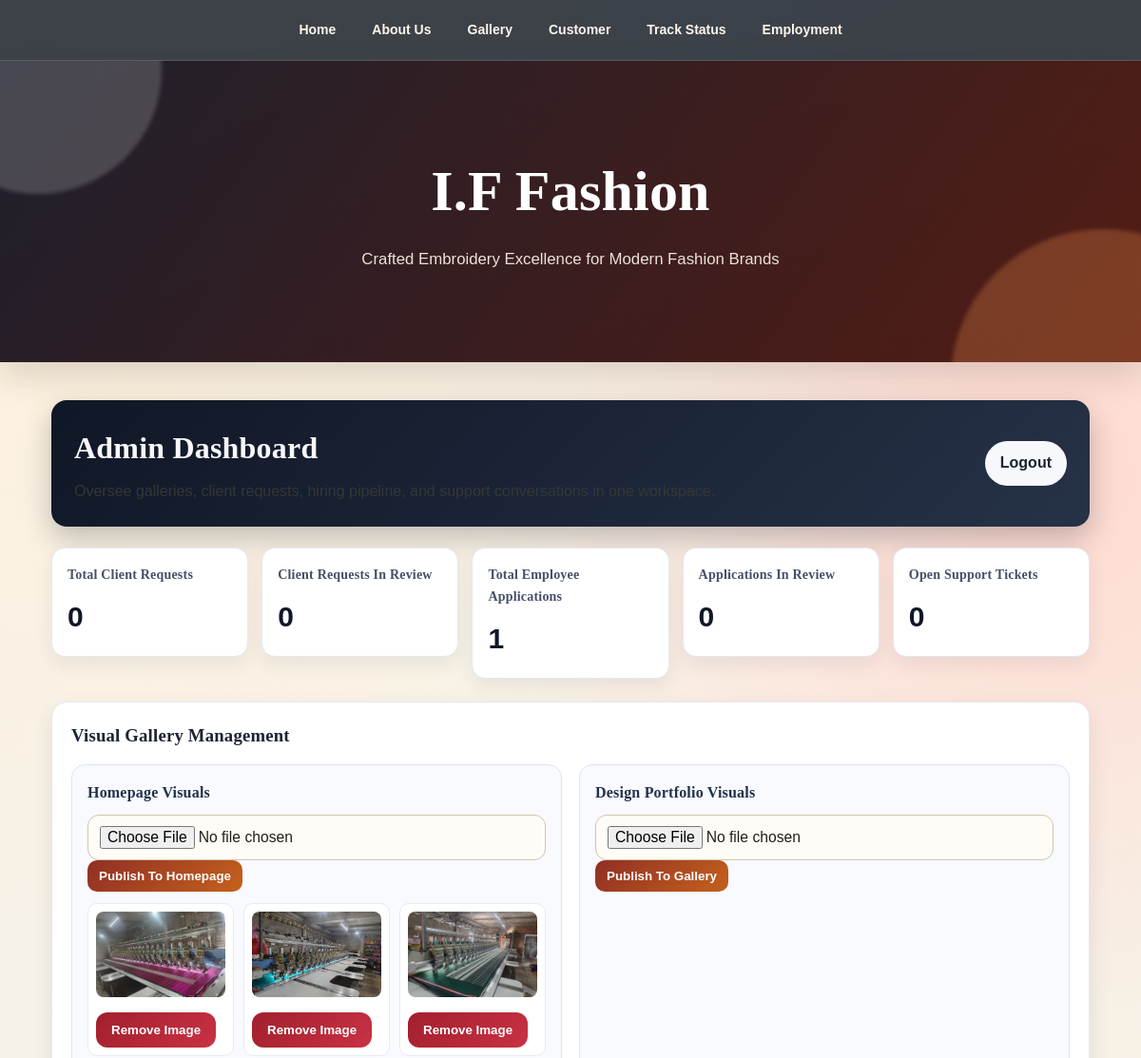
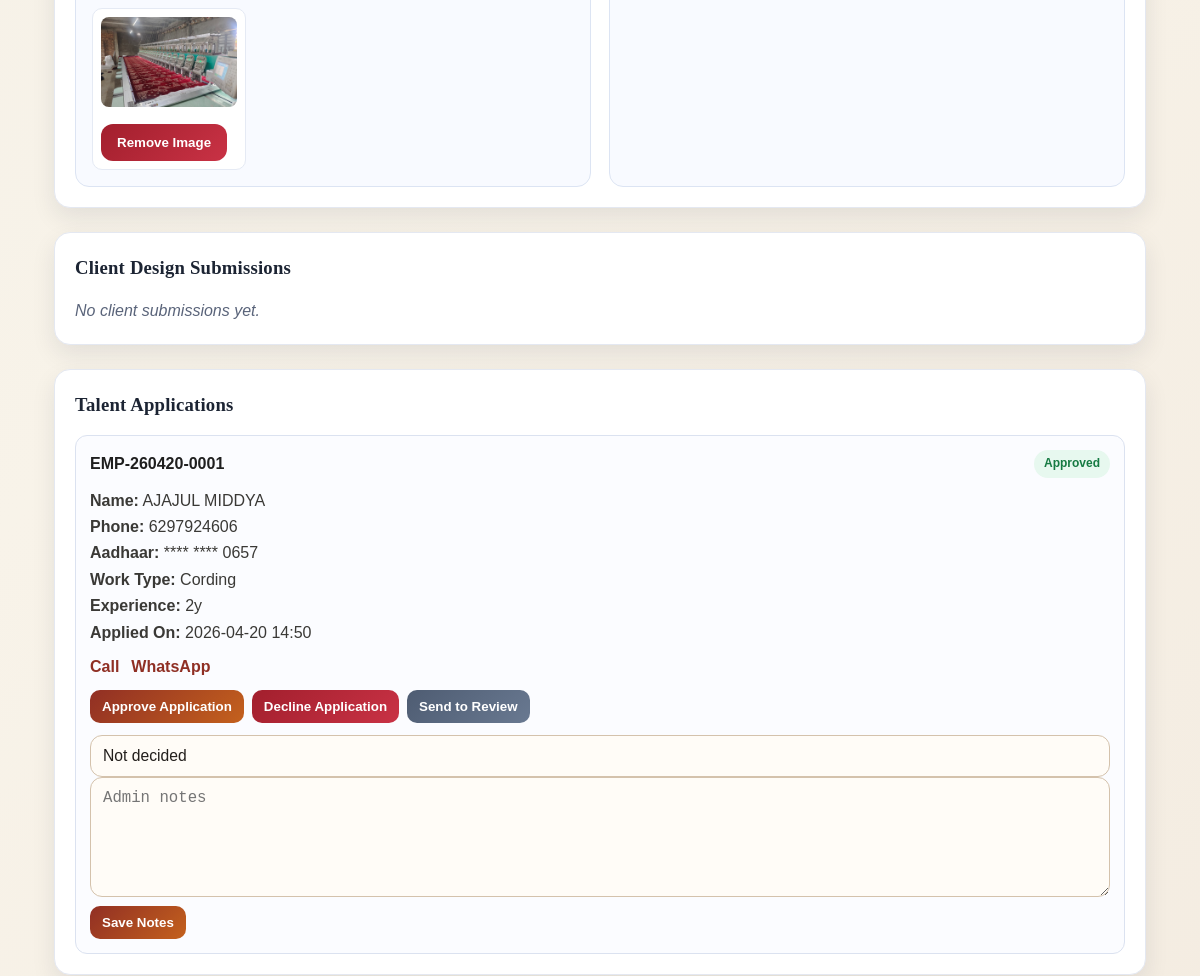
The app's page /admin/dashboard (signed in, upper part), older data (2 pictures, top to bottom).
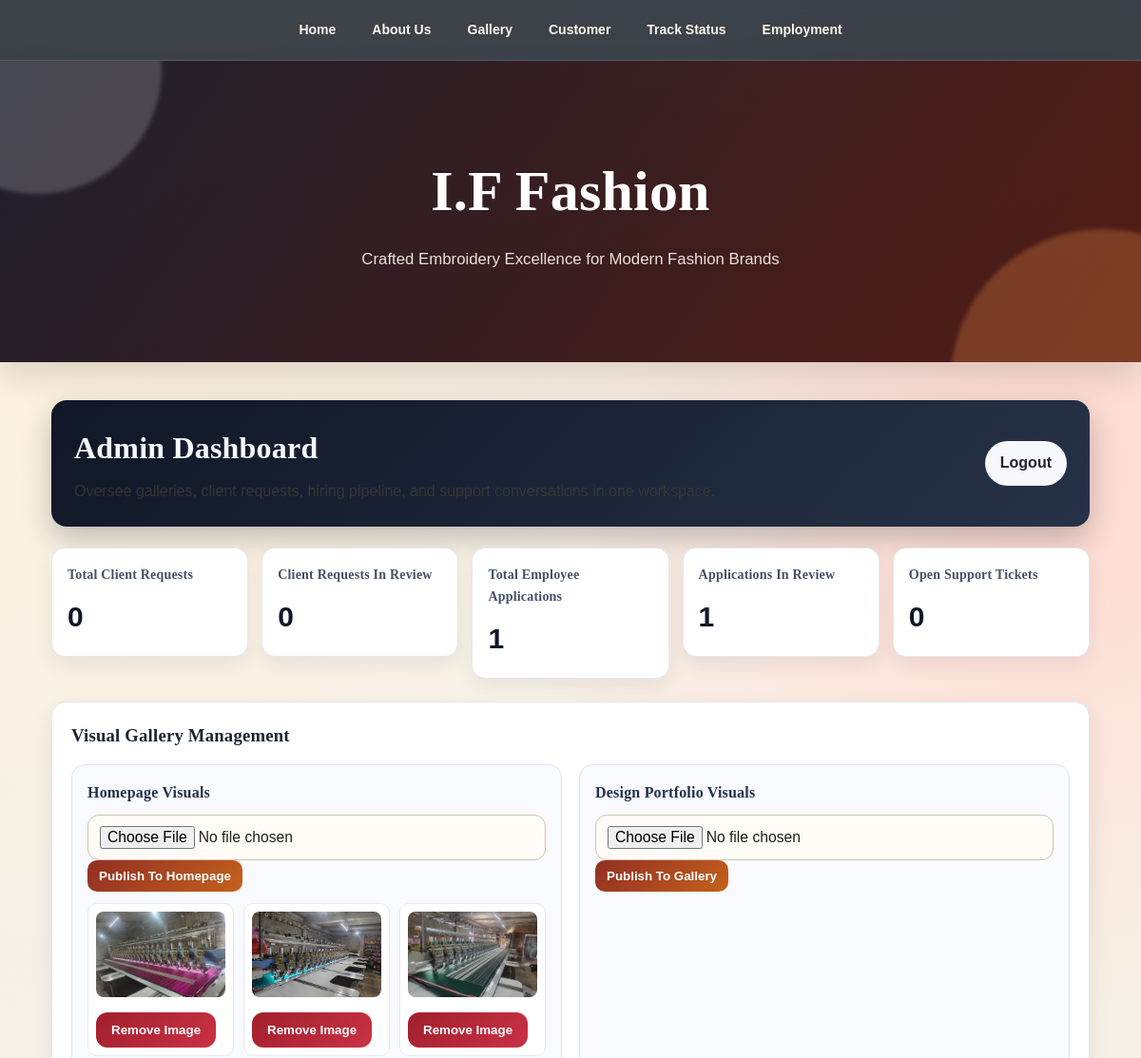
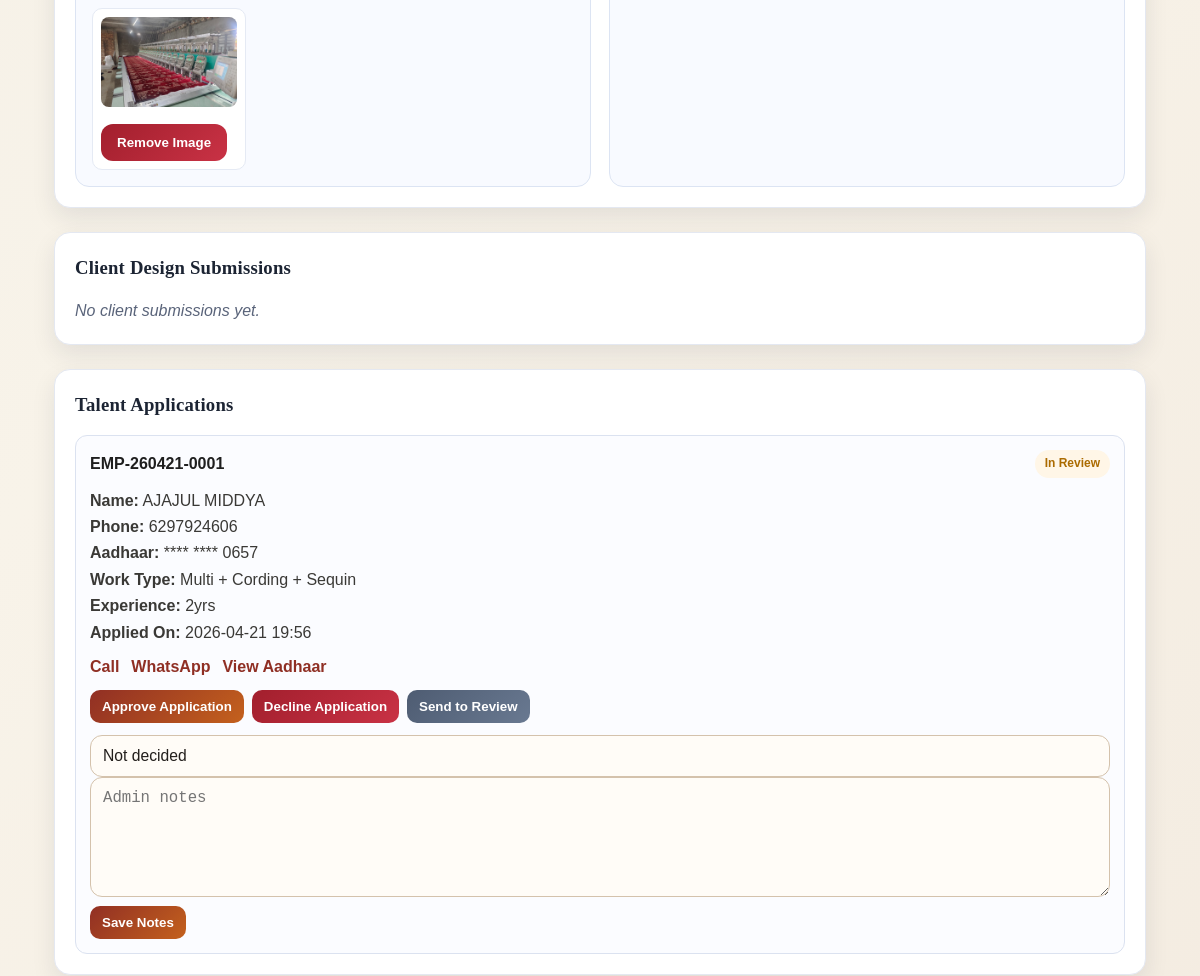
The same page, newer data (2 pictures, top to bottom).
### tables this page shows
CREATE TABLE employee_requests (
                id INTEGER PRIMARY KEY AUTOINCREMENT,
                track_id TEXT NOT NULL UNIQUE,
                name TEXT,
                phone TEXT,
                aadhar TEXT,
                aadhar_file TEXT,
                resume_file TEXT DEFAULT '',
                work_type TEXT,
                experience TEXT,
                message TEXT,
                status TEXT DEFAULT 'pending',
                salary_model TEXT DEFAULT 'Not decided',
                admin_note TEXT DEFAULT '',
                time TEXT
            );

### app.py (the view, shortened to what this page needs)
@app.route("/admin/dashboard", methods=["GET", "POST"])
def admin_dashboard():
    if "admin" not in session:
        return redirect(url_for("admin_login"))
    uploads_done = []
    home_images = os.listdir(HOME_FOLDER)
    designs = os.listdir(DESIGN_FOLDER)
    customers = fetch_all(
        """
        SELECT id, track_id, name, phone, image, message, time, status
        FROM customer_submissions
        ORDER BY id DESC
        """
    )
    employees = fetch_all(
        """
        SELECT id, track_id, name, phone, aadhar, aadhar_file, resume_file, work_type, experience, status, salary_model, admin_note, time
        FROM employee_requests
        ORDER BY id DESC
        """
    )
    pending_tickets = fetch_all(
        """
        SELECT id, status, category, created_at, updated_at
        FROM chat_threads
        WHERE status = 'open'
        ORDER BY updated_at DESC
        """
    )
    stats = {
        "total_customers": len(customers),
        "total_employees": len(employees),
        "pending_customers": sum(1 for c in customers if c["status"] == "pending"),
        "pending_employees": sum(1 for e in employees if e["status"] == "pending"),
        "pending_tickets": len(pending_tickets),
    }
    return render_template(
        "admin_dashboard.html",
        home_images=home_images,
        designs=designs,
        customers=customers,
        employees=employees,
        pending_tickets=pending_tickets,
        stats=stats,
    )

### app.py (called while the page is built)
def get_db_connection():
    conn = sqlite3.connect(SQLITE_DB)
    conn.row_factory = sqlite3.Row
    return conn

def fetch_all(query, params=()):
    with get_db_connection() as conn:
        return [dict(row) for row in conn.execute(query, params).fetchall()]

@app.context_processor
def inject_csrf_token():
    return {"csrf_token": lambda: ""}

@app.before_request
def setup_app():
    global _initialized
    if not _initialized:
        os.makedirs(DESIGN_FOLDER, exist_ok=True)
        os.makedirs(CUSTOMER_FOLDER, exist_ok=True)
        os.makedirs(HOME_FOLDER, exist_ok=True)
        os.makedirs(EMPLOYEE_FOLDER, exist_ok=True)
        _initialized = True
    init_database()

### templates/admin_dashboard.html (shortened to what this page needs)
{% extends "base.html" %}
{% block content %}
<div class="admin-shell">
    <section class="admin-hero-panel">
        <div>
            <h2>Admin Dashboard</h2>
            <p class="admin-subtitle">Oversee galleries, client requests, hiring pipeline, and support conversations in one workspace.</p>
        </div>
        <div class="admin-top-actions">
            <a class="admin-logout" href="{{ url_for('logout') }}">Logout</a>
        </div>
    </section>
    <section class="admin-stats-grid">
        <a href="#customer-submissions" class="admin-stat-link">
            <article class="admin-stat-card">
            <h3>Total Client Requests</h3>
                <p>{{ stats.total_customers }}</p>
            </article>
        </a>
        <a href="#customer-submissions" class="admin-stat-link">
            <article class="admin-stat-card">
            <h3>Client Requests In Review</h3>
                <p>{{ stats.pending_customers }}</p>
            </article>
        </a>
        <a href="#employee-applications" class="admin-stat-link">
            <article class="admin-stat-card">
            <h3>Total Employee Applications</h3>
                <p>{{ stats.total_employees }}</p>
            </article>
        </a>
        <a href="#employee-applications" class="admin-stat-link">
            <article class="admin-stat-card">
            <h3>Applications In Review</h3>
                <p>{{ stats.pending_employees }}</p>
            </article>
        </a>
        <a href="#support-tickets" class="admin-stat-link">
            <article class="admin-stat-card">
            <h3>Open Support Tickets</h3>
                <p>{{ stats.pending_tickets }}</p>
            </article>
        </a>
    </section>
    <section class="admin-panel" id="gallery-management">
        <h3>Visual Gallery Management</h3>
        <div class="admin-upload-grid">
            <div class="admin-upload-box">
                <h4>Homepage Visuals</h4>
                <form method="POST" enctype="multipart/form-data" class="admin-upload-form">
                    <input type="file" name="home_image" required>
                    <button type="submit">Publish To Homepage</button>
                </form>
                <div class="admin-image-grid">
                    {% for img in home_images %}
                        <div class="admin-image-card">
                            <img src="{{ url_for('static', filename='images/home/' + img) }}" alt="Home image">
                            <form method="POST"
                                  action="{{ url_for('delete_home_image', filename=img) }}"
                                  onsubmit="return confirm('Delete this home image?');">
                                <button type="submit" class="danger">Remove Image</button>
                            </form>
                        </div>
                    {% endfor %}
                </div>
            </div>
            <div class="admin-upload-box">
                <h4>Design Portfolio Visuals</h4>
                <form method="POST" enctype="multipart/form-data" class="admin-upload-form">
                    <input type="file" name="design_image" required>
                    <button type="submit">Publish To Gallery</button>
                </form>
            </div>
        </div>
    </section>
    <section class="admin-panel" id="customer-submissions">
        <h3>Client Design Submissions</h3>
        {% if customers %}
            <div class="admin-list-grid">
                {% for c in customers %}
                    <article class="admin-entry-card">
                        <div class="admin-entry-head">
                            <strong>{{ c.track_id }}</strong>
                            <span class="status-pill status-{{ c.status }}">
                                {% if c.status == 'pending' %}In Review{% elif c.status == 'rejected' %}Declined{% else %}Approved{% endif %}
                            </span>
                        </div>
                        <p><strong>Name:</strong> {{ c.name }}</p>
                        <p><strong>Phone:</strong> {{ c.phone }}</p>
                        <p><strong>Message:</strong> {{ c.message or 'N/A' }}</p>
                        <p><strong>Submitted:</strong> {{ c.time }}</p>
                        {% if c.image %}
                            <img class="admin-proof" src="{{ url_for('static', filename='images/customer_uploads/' + c.image) }}" alt="Customer upload">
                        {% endif %}
                        <div class="admin-action-row">
                            <form method="POST" action="{{ url_for('update_customer_status', submission_id=c.id, status='approved') }}">
                                <input type="hidden" name="csrf_token" value="{{ csrf_token() }}">
                                <button type="submit">Approve Request</button>
                            </form>
                            <form method="POST" action="{{ url_for('update_customer_status', submission_id=c.id, status='rejected') }}">
                                <input type="hidden" name="csrf_token" value="{{ csrf_token() }}">
                                <button type="submit" class="danger">Decline Request</button>
                            </form>
                            <form method="POST" action="{{ url_for('update_customer_status', submission_id=c.id, status='pending') }}">
                                <input type="hidden" name="csrf_token" value="{{ csrf_token() }}">
                                <button type="submit" class="secondary">Send to Review</button>
                            </form>
                            <form method="POST"
                                  action="{{ url_for('delete_customer_submission', submission_id=c.id) }}"
                                  onsubmit="return confirm('Permanently delete this submission?');">
                                <input type="hidden" name="csrf_token" value="{{ csrf_token() }}">
                                <button type="submit" class="danger">Delete Submission</button>
                            </form>
                        </div>
                    </article>
                {% endfor %}
            </div>
        {% else %}
            <p class="admin-empty">No client submissions yet.</p>
        {% endif %}
    </section>
    <section class="admin-panel" id="employee-applications">
        <h3>Talent Applications</h3>
        {% if employees %}
            <div class="admin-list-grid">
                {% for e in employees %}
                    <article class="admin-entry-card">
                        <div class="admin-entry-head">
                            <strong>{{ e.track_id }}</strong>
                            <span class="status-pill status-{{ e.status }}">
                                {% if e.status == 'pending' %}In Review{% elif e.status == 'rejected' %}Declined{% else %}Approved{% endif %}
                            </span>
                        </div>
                        <p><strong>Name:</strong> {{ e.name }}</p>
                        <p><strong>Phone:</strong> {{ e.phone }}</p>
                        <p><strong>Aadhaar:</strong> **** **** {{ e.aadhar[-4:] if e.aadhar else 'XXXX' }}</p>
                        <p><strong>Work Type:</strong> {{ e.work_type }}</p>
                        <p><strong>Experience:</strong> {{ e.experience }}</p>
                        <p><strong>Applied On:</strong> {{ e.time }}</p>
                        <div class="admin-link-row">
                            <a href="tel:{{ e.phone }}">Call</a>
                            <a href="https://wa.me/91{{ e.phone }}" target="_blank">WhatsApp</a>
                            {% if e.aadhar_file %}
                                <a href="{{ url_for('static', filename='employee_docs/' + e.aadhar_file) }}" target="_blank">View Aadhaar</a>
                            {% endif %}
                        </div>
                        <div class="admin-action-row">
                            <form method="POST" action="{{ url_for('update_employee_status', employee_id=e.id, status='approved') }}">
                                <button type="submit">Approve Application</button>
                            </form>
                            <form method="POST" action="{{ url_for('update_employee_status', employee_id=e.id, status='rejected') }}">
                                <button type="submit" class="danger">Decline Application</button>
                            </form>
                            <form method="POST" action="{{ url_for('update_employee_status', employee_id=e.id, status='pending') }}">
                                <button type="submit" class="secondary">Send to Review</button>
                            </form>
                        </div>
                        <form method="POST" action="{{ url_for('update_employee_note', employee_id=e.id) }}" class="admin-note-form">
                            <input name="salary_model" placeholder="Salary / Per-piece model" value="{{ e.salary_model }}">
                            <textarea name="admin_note" placeholder="Admin notes">{{ e.admin_note }}</textarea>
                            <button type="submit">Save Notes</button>
                        </form>
                    </article>
                {% endfor %}
            </div>
        {% else %}
            <p class="admin-empty">No talent applications yet.</p>
        {% endif %}
    </section>
</div>
{% endblock %}

### templates/base.html (shortened to what this page needs)
<!DOCTYPE html>
<html>
<head>
    <link rel="stylesheet" href="{{ url_for('static', filename='css/style.css') }}">
</head>
<body>
<nav class="site-nav">
    <a href="/">Home</a>
    <a href="/about">About Us</a>
    <a href="/designs">Gallery</a>
    <a href="/customer_contact">Customer</a>
    <a href="/track">Track Status</a>
    <a href="/careers">Employment</a>
</nav>
<section class="hero site-hero">
    <div class="hero-content">
        <h1>{{ hero_title|default("I.F Fashion") }}</h1>
        <p>{{ hero_subtitle|default("Crafted Embroidery Excellence for Modern Fashion Brands") }}</p>
    </div>
</section>
<main class="page-shell">
{% block content %}{% endblock %}
</main>
</body>
</html>

Row changes from the older to the newer data that the page shows:
changed employee_requests "AJAJUL MIDDYA": track_id "EMP-260420-0001" → "EMP-260421-0001"; work_type "Cording" → "Multi + Cording + Sequin"; experience "2y" → "2yrs"; time "2026-04-20 14:50" → "2026-04-21 19:56"; status "Approved" → "In Review"; now shows "View Aadhaar"
Text that changed along with them:
{{ stats.pending_employees }}: "0" → "1"
